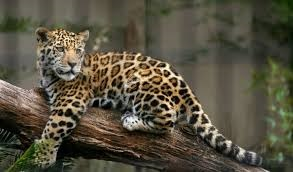
#> input picture Ficha 06 - RES/images/img1.jpg, 293 x 172 px
$ python EX06.py
#> lines starting #> are read from the running program, lines starting #| are printed output that depends on the picture
from PIL import Image
"""
Criar imagem com uma moldura superior e inferior de 20 pixels, azul
"""
pathImages = "./images/"                   # caminho da pasta atual de imagens

imagem1 = Image.open(pathImages+'img1.jpg')
#> imagem1 is the input picture: PIL image 293x172 RGB; mean R, G, B 86.7, 81.2, 64.4

def imageGrayScale(imagem1):
    pixelMap = imagem1.load()                  # load de pixel data (lista bidimensional)

    for i in range(imagem1.width):               # largura
        for j in range(imagem1.height):          #altura
            p = pixelMap[i,j]                   # pixel expecífico
            red= p[0]                           # RGB de vermelho
            green = p[1]                        # RGB de verde
            blue = p[2]                         # RGB de azul
            red = green = blue = int((0.299* red + 0.587*green + 0.114*blue) / 3)
            pixelMap[i,j] = (red, green, blue)  # Forma mais simples de grayScale

    imagem1.show()
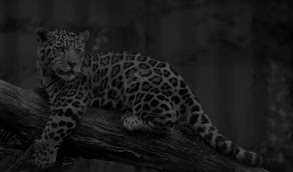
#> shown: PIL image 293x172 RGB; min 0, max 83, mean 26.5
    imagem1.save(pathImages+'grayScale.jpg')

imagem1 = Image.open(pathImages+'img1.jpg')
imageGrayScale(imagem1)

$ run again, with Ficha 06 - RES/images/img2.jpg copied over Ficha 06 - RES/images/img1.jpg
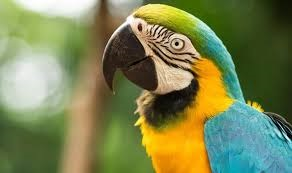
#> input picture Ficha 06 - RES/images/img2.jpg, 292 x 173 px
#> imagem1 is the input picture: PIL image 292x173 RGB; mean R, G, B 123.6, 132.1, 82.7
#> in imageGrayScale, `imagem1.show()`:
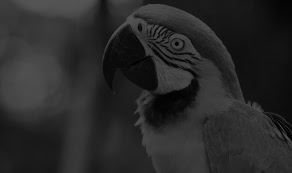
#> shown: PIL image 292x173 RGB; min 0, max 85, mean 40.8

$ run again, with Ficha 06 - RES/images/img3.jpg copied over Ficha 06 - RES/images/img1.jpg
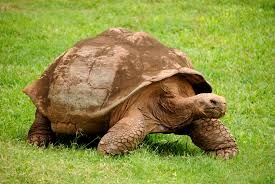
#> input picture Ficha 06 - RES/images/img3.jpg, 275 x 184 px
#> imagem1 is the input picture: PIL image 275x184 RGB; mean R, G, B 143.1, 147.2, 67
#> in imageGrayScale, `imagem1.show()`:
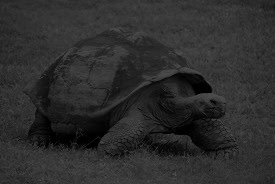
#> shown: PIL image 275x184 RGB; min 0, max 81, mean 45.1

$ run again, with Ficha 06 - RES/images/img4.jpg copied over Ficha 06 - RES/images/img1.jpg
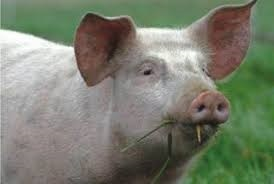
#> input picture Ficha 06 - RES/images/img4.jpg, 274 x 184 px
#> imagem1 is the input picture: PIL image 274x184 RGB; mean R, G, B 120.7, 125.9, 109.8
#> in imageGrayScale, `imagem1.show()`:
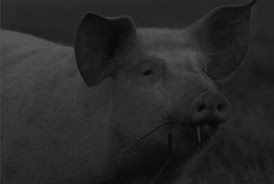
#> shown: PIL image 274x184 RGB; min 5, max 85, mean 40.4
